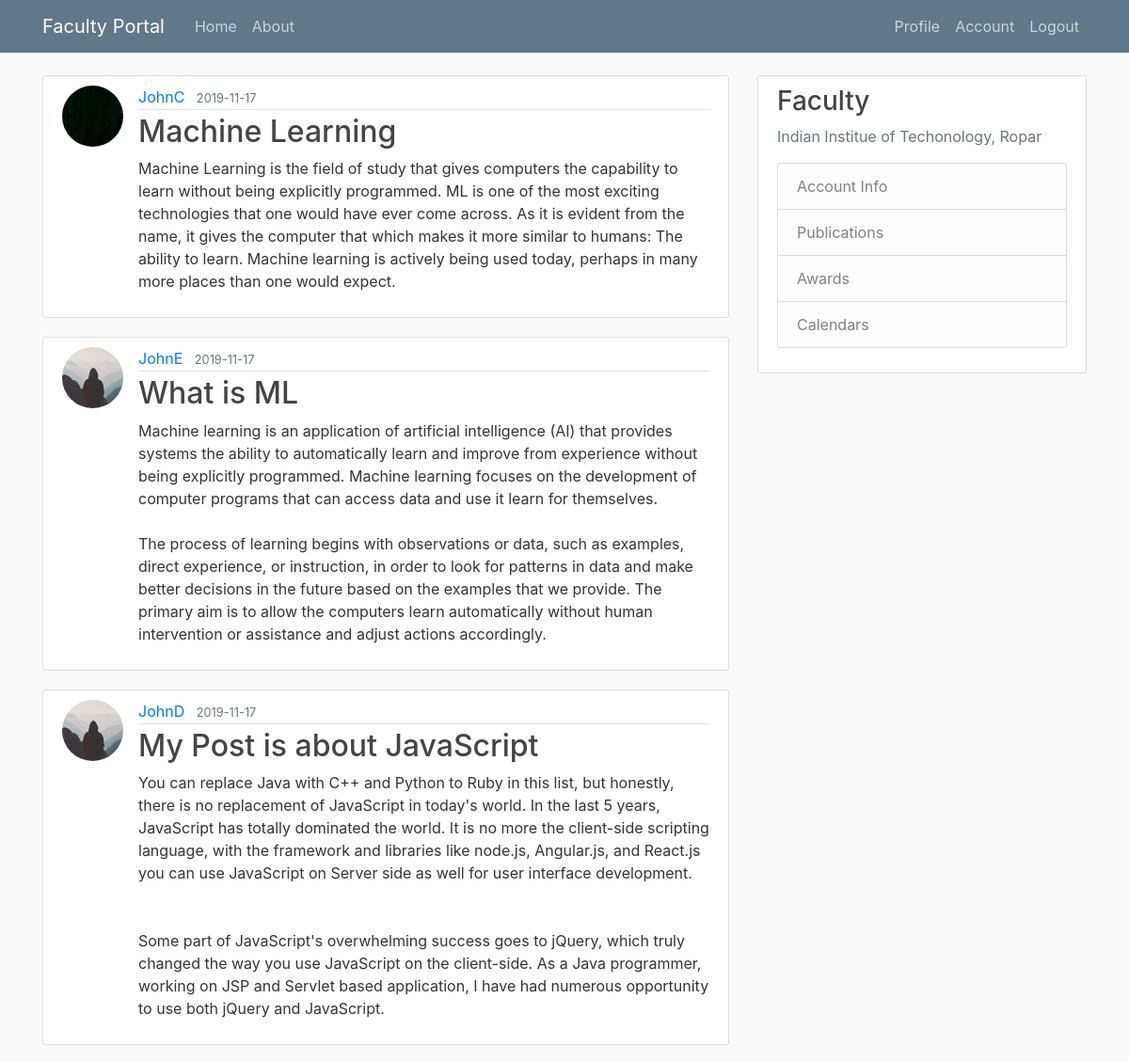
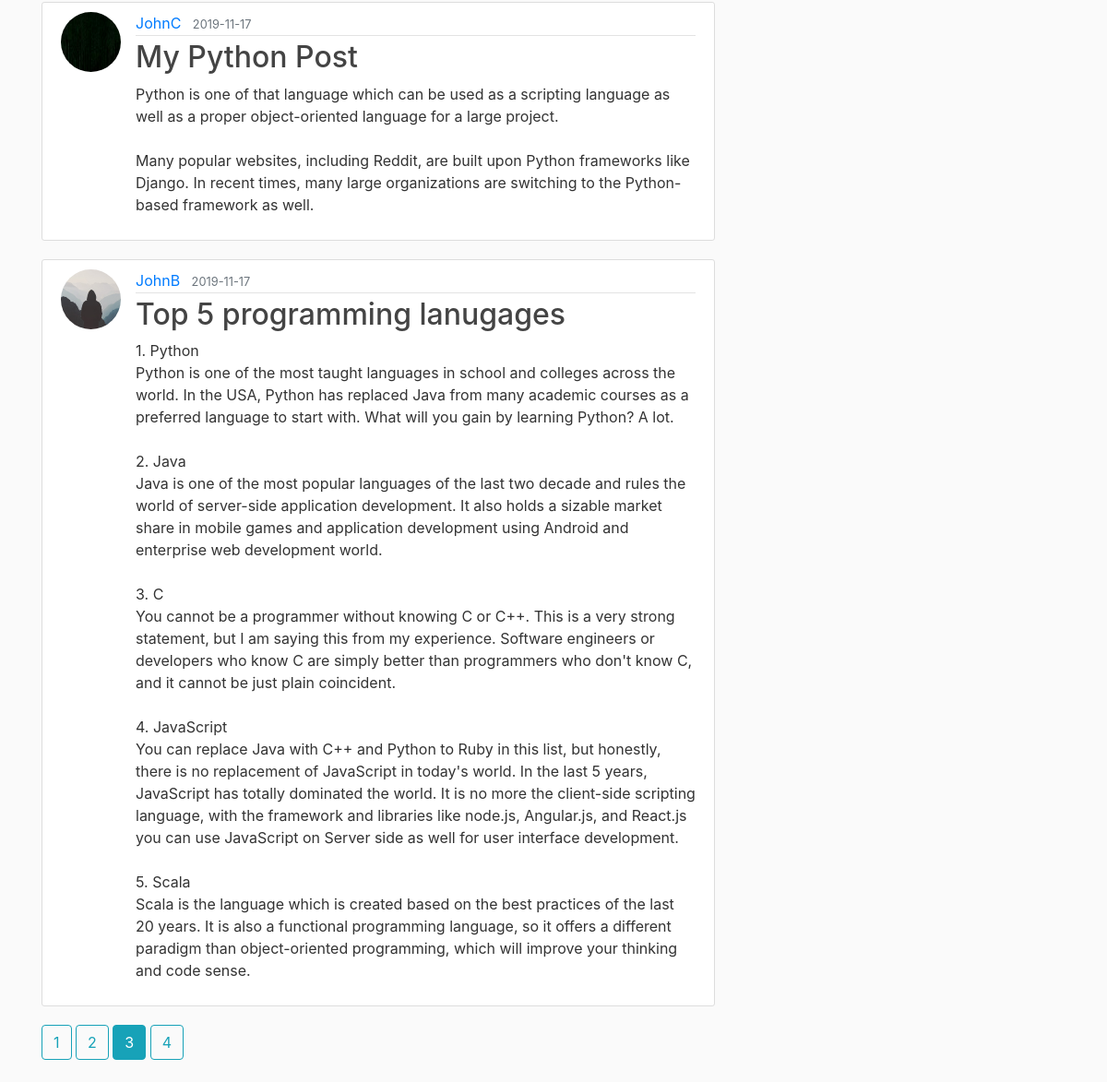
Page /home?page=3 (signed in) on the committed database (2 pictures, top to bottom).
### facultyportal/models.py (models this page shows, shortened)
class Post(db.Model):
    id = db.Column(db.Integer, primary_key=True)
    title = db.Column(db.String(100), nullable=False)
    date_posted = db.Column(db.DateTime, nullable=False, default=datetime.utcnow)
    content = db.Column(db.Text, nullable=False)
    user_id= db.Column(db.Integer, db.ForeignKey('user.id'), nullable=False)

class User(db.Model, UserMixin):
    id = db.Column(db.Integer, primary_key=True)
    username = db.Column(db.String(20), unique=True, nullable=False)
    email = db.Column(db.String(120), unique=True, nullable=False)
    image_file = db.Column(db.String(20), nullable=False, default='default.jpg')
    password = db.Column(db.String(60), nullable=False)
    posts = db.relationship('Post', backref='author', lazy=True)

### facultyportal/main/routes.py (the view)
@main.route("/")
@main.route("/home")
def home():
    page = request.args.get('page', 1, type=int)
    posts = Post.query.order_by(Post.date_posted.desc()).paginate(page=page, per_page=5)
    return render_template("home.html", posts=posts)

### facultyportal/models.py (called while the page is built)
@login_manager.user_loader
def load_user(user_id):
    return User.query.get(int(user_id))

### facultyportal/templates/home.html
{% extends "layout.html" %}
{% block content %}
{% for post in posts.items %}
<article class="media content-section">
    <img class="rounded-circle article-img" src="{{ url_for('static', filename='profile_pics/' + post.author.image_file) }}">
    <div class="media-body">
        <div class="article-metadata">
            <a class="mr-2" href="{{ url_for('users.user_posts', username=post.author.username) }}">{{ post.author.username }}</a>
            <small class="text-muted">{{ post.date_posted.strftime('%Y-%m-%d') }}</small>
        </div>
        <h2><a class="article-title" href="#">{{ post.title }}</a></h2>
        <p class="article-content">{{ post.content }}</p>
    </div>
</article>
{% endfor %}
{% for page_num in posts.iter_pages(left_edge=1, right_edge=1, left_current=1, right_current=2) %}
    {% if page_num %}
        {% if posts.page == page_num %}
            <a class="btn btn-info mb-4" href="{{ url_for('main.home', page=page_num) }}"> {{ page_num }} </a>
        {% else %}
        <a class="btn btn-outline-info mb-4" href="{{ url_for('main.home', page=page_num) }}"> {{ page_num }} </a>
        {% endif %}
    {% else %}
        ...
    {% endif %}
{% endfor %}
{% endblock content %}

### facultyportal/static/main.css (style rules this page uses)
body { background: #fafafa; color: #333333; margin-top: 5rem; }
h1, h2, h3, h4, h5, h6 { color: #444444; }
.content-section { background: #ffffff; padding: 10px 20px; border: 1px solid #dddddd; border-radius: 3px; margin-bottom: 20px; }
.article-title { color: #444444; }
.article-content { white-space: pre-line; }
.article-img { height: 65px; width: 65px; margin-right: 16px; }
.article-metadata { padding-bottom: 1px; margin-bottom: 4px; border-bottom: 1px solid #e3e3e3 }

### rows in the picture
Post: image_file (picture), author.username "JohnC", date_posted "2019-11-17", title "Machine Learning", content "Machine Learning is the field of study that gives computers the capability to learn without being explicitly programmed. ML is one of the most exciting technologies that one would have ever come across. As it is evident from the name, it gives the computer that which makes it more similar to humans: The ability to learn. Machine learning is actively being used today, perhaps in many more places than one would expect."
Post: image_file (placeholder picture), author.username "JohnE", date_posted "2019-11-17", title "What is ML", content "Machine learning is an application of artificial intelligence (AI) that provides systems the ability to automatically learn and improve from experience without being explicitly programmed. Machine learning focuses on the development of computer programs that can access data and use it learn for themselves. The process of learning begins with observations or data, such as examples, direct experience, or instruction, in order to look for patterns in data and make better decisions in the future based on the examples that we provide. The primary aim is to allow the computers learn automatically without human intervention or assistance and adjust actions accordingly."
Post: image_file (placeholder picture), author.username "JohnD", date_posted "2019-11-17", title "My Post is about JavaScript", content "You can replace Java with C++ and Python to Ruby in this list, but honestly, there is no replacement of JavaScript in today's world. In the last 5 years, JavaScript has totally dominated the world. It is no more the client-side scripting language, with the framework and libraries like node.js, Angular.js, and React.js you can use JavaScript on Server side as well for user interface development. Some part of JavaScript's overwhelming success goes to jQuery, which truly changed the way you use JavaScript on the client-side. As a Java programmer, working on JSP and Servlet based application, I have had numerous opportunity to use both jQuery and JavaScript."
Post: image_file (picture), author.username "JohnC", date_posted "2019-11-17", title "My Python Post", content "Python is one of that language which can be used as a scripting language as well as a proper object-oriented language for a large project. Many popular websites, including Reddit, are built upon Python frameworks like Django. In recent times, many large organizations are switching to the Python-based framework as well."
Post: image_file (placeholder picture), author.username "JohnB", date_posted "2019-11-17", title "Top 5 programming lanugages", content "1. Python Python is one of the most taught languages in school and colleges across the world. In the USA, Python has replaced Java from many academic courses as a preferred language to start with. What will you gain by learning Python? A lot. 2. Java Java is one of the most popular languages of the last two decade and rules the world of server-side application development. It also holds a sizable market share in mobile games and application development using Android and enterprise web development world. 3. C You cannot be a programmer without knowing C or C++. This is a very strong statement, but I am saying this from my experience. Software engineers or developers who know C are simply…"

### other values in the picture
{{ page_num }} "1" "2" "4"
{{ page_num }} "3"
